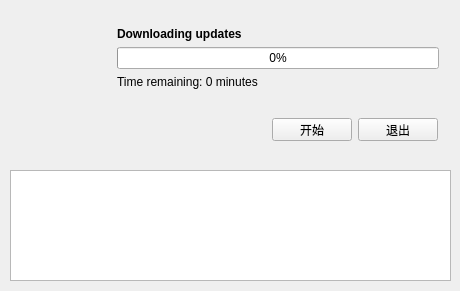
<?xml version="1.0" encoding="UTF-8"?>
<ui version="4.0">
 <class>Download</class>
 <widget class="QWidget" name="Download">
  <property name="geometry">
   <rect>
    <x>0</x>
    <y>0</y>
    <width>460</width>
    <height>291</height>
   </rect>
  </property>
  <property name="windowTitle">
   <string>Download</string>
  </property>
  <widget class="QWidget" name="widget" native="true">
   <property name="geometry">
    <rect>
     <x>10</x>
     <y>10</y>
     <width>440</width>
     <height>96</height>
    </rect>
   </property>
   <layout class="QHBoxLayout" name="horizontalLayout">
    <property name="spacing">
     <number>0</number>
    </property>
    <property name="leftMargin">
     <number>0</number>
    </property>
    <property name="topMargin">
     <number>0</number>
    </property>
    <property name="rightMargin">
     <number>0</number>
    </property>
    <property name="bottomMargin">
     <number>0</number>
    </property>
    <item>
     <widget class="QLabel" name="updater_icon">
      <property name="minimumSize">
       <size>
        <width>96</width>
        <height>96</height>
       </size>
      </property>
      <property name="text">
       <string/>
      </property>
      <property name="pixmap">
       <pixmap resource="resources/res.qrc">:/icon/update.png</pixmap>
      </property>
     </widget>
    </item>
    <item>
     <widget class="QWidget" name="progressFrame" native="true">
      <layout class="QVBoxLayout" name="verticalLayout_2">
       <property name="spacing">
        <number>0</number>
       </property>
       <item>
        <widget class="QLabel" name="downloadLabel">
         <property name="font">
          <font>
           <weight>75</weight>
           <bold>true</bold>
          </font>
         </property>
         <property name="text">
          <string>Downloading updates</string>
         </property>
        </widget>
       </item>
       <item>
        <widget class="QProgressBar" name="progressBar">
         <property name="minimumSize">
          <size>
           <width>320</width>
           <height>0</height>
          </size>
         </property>
         <property name="value">
          <number>0</number>
         </property>
         <property name="invertedAppearance">
          <bool>false</bool>
         </property>
        </widget>
       </item>
       <item>
        <widget class="QLabel" name="timeLabel">
         <property name="text">
          <string>Time remaining: 0 minutes</string>
         </property>
        </widget>
       </item>
      </layout>
     </widget>
    </item>
   </layout>
  </widget>
  <widget class="QWidget" name="buttonFrame" native="true">
   <property name="geometry">
    <rect>
     <x>10</x>
     <y>106</y>
     <width>440</width>
     <height>47</height>
    </rect>
   </property>
   <layout class="QHBoxLayout" name="horizontalLayout_2">
    <property name="leftMargin">
     <number>12</number>
    </property>
    <property name="topMargin">
     <number>12</number>
    </property>
    <property name="rightMargin">
     <number>12</number>
    </property>
    <property name="bottomMargin">
     <number>12</number>
    </property>
    <item>
     <spacer name="buttonSpacer">
      <property name="orientation">
       <enum>Qt::Horizontal</enum>
      </property>
      <property name="sizeHint" stdset="0">
       <size>
        <width>40</width>
        <height>20</height>
       </size>
      </property>
     </spacer>
    </item>
    <item>
     <widget class="QPushButton" name="stopButton">
      <property name="text">
       <string>开始</string>
      </property>
     </widget>
    </item>
    <item>
     <widget class="QPushButton" name="cancelButton">
      <property name="text">
       <string>退出</string>
      </property>
     </widget>
    </item>
   </layout>
  </widget>
  <widget class="QTextBrowser" name="textBrowser">
   <property name="geometry">
    <rect>
     <x>10</x>
     <y>170</y>
     <width>441</width>
     <height>111</height>
    </rect>
   </property>
  </widget>
 </widget>
 <layoutdefault spacing="6" margin="11"/>
 <resources>
  <include location="resources/res.qrc"/>
 </resources>
 <connections/>
</ui>
